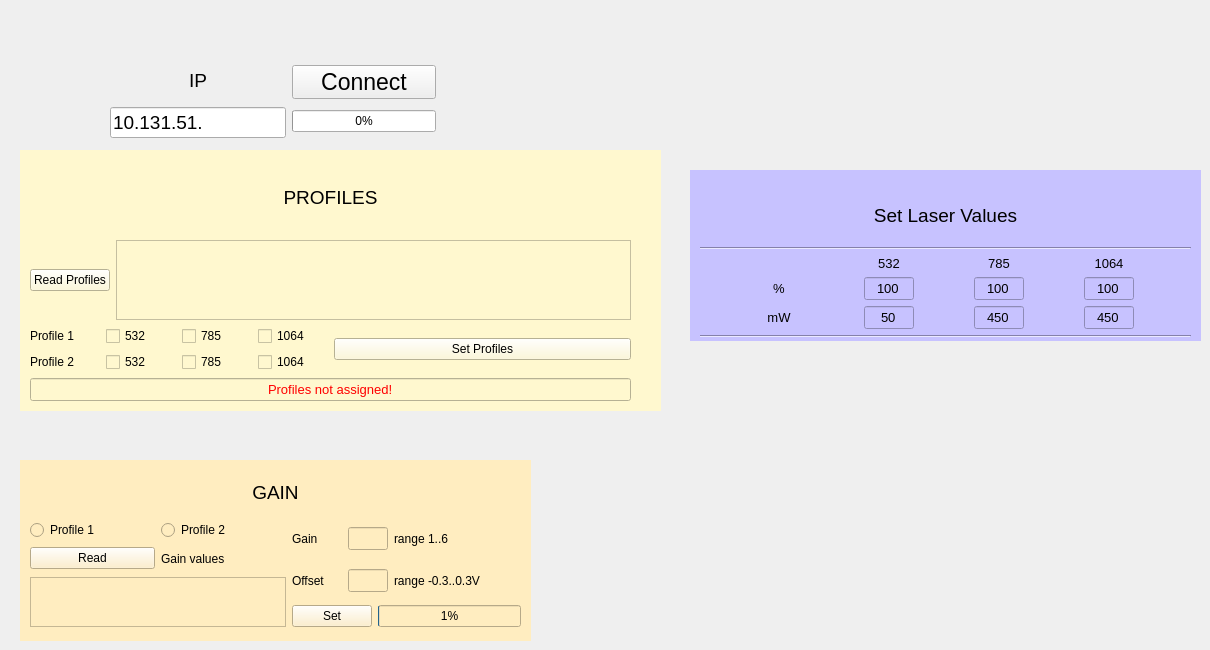
      <widget class="QWidget" name="tab_1">
       <attribute name="title">
        <string>Settings</string>
       </attribute>
       <widget class="QWidget" name="horizontalLayoutWidget_2">
        <property name="geometry">
         <rect>
          <x>20</x>
          <y>460</y>
          <width>511</width>
          <height>181</height>
         </rect>
        </property>
        <layout class="QHBoxLayout" name="horizontalLayout_50">
         <item>
          <widget class="QWidget" name="widget" native="true">
           <property name="styleSheet">
            <string notr="true">background-color: rgb(255, 237, 192);</string>
           </property>
           <widget class="QWidget" name="layoutWidget">
            <property name="geometry">
             <rect>
              <x>10</x>
              <y>10</y>
              <width>491</width>
              <height>157</height>
             </rect>
            </property>
            <layout class="QVBoxLayout" name="verticalLayout_4">
             <item>
              <widget class="QLabel" name="label_27">
               <property name="font">
                <font>
                 <pointsize>14</pointsize>
                </font>
               </property>
               <property name="text">
                <string>GAIN</string>
               </property>
               <property name="alignment">
                <set>Qt::AlignCenter</set>
               </property>
              </widget>
             </item>
             <item>
              <layout class="QHBoxLayout" name="horizontalLayout_24">
               <item>
                <layout class="QVBoxLayout" name="verticalLayout_18">
                 <item>
                  <layout class="QHBoxLayout" name="horizontalLayout_8">
                   <item>
                    <widget class="QRadioButton" name="radioButton">
                     <property name="text">
                      <string>Profile 1</string>
                     </property>
                    </widget>
                   </item>
                   <item>
                    <widget class="QRadioButton" name="radioButton_2">
                     <property name="text">
                      <string>Profile 2</string>
                     </property>
                    </widget>
                   </item>
                  </layout>
                 </item>
                 <item>
                  <layout class="QHBoxLayout" name="horizontalLayout">
                   <item>
                    <widget class="QPushButton" name="pushButton_4">
                     <property name="text">
                      <string>Read</string>
                     </property>
                    </widget>
                   </item>
                   <item>
                    <widget class="QLabel" name="label_5">
                     <property name="maximumSize">
                      <size>
                       <width>16777215</width>
                       <height>25</height>
                      </size>
                     </property>
                     <property name="text">
                      <string>Gain values</string>
                     </property>
                    </widget>
                   </item>
                  </layout>
                 </item>
                 <item>
                  <widget class="QTextBrowser" name="textBrowser_3">
                   <property name="maximumSize">
                    <size>
                     <width>16777215</width>
                     <height>50</height>
                    </size>
                   </property>
                   <property name="font">
                    <font>
                     <pointsize>10</pointsize>
                    </font>
                   </property>
                  </widget>
                 </item>
                </layout>
               </item>
               <item>
                <layout class="QVBoxLayout" name="verticalLayout_10">
                 <item>
                  <layout class="QHBoxLayout" name="horizontalLayout_11">
                   <item>
                    <widget class="QLabel" name="label_6">
                     <property name="minimumSize">
                      <size>
                       <width>50</width>
                       <height>0</height>
                      </size>
                     </property>
                     <property name="maximumSize">
                      <size>
                       <width>50</width>
                       <height>16777215</height>
                      </size>
                     </property>
                     <property name="text">
                      <string>Gain</string>
                     </property>
                    </widget>
                   </item>
                   <item>
                    <widget class="QLineEdit" name="lineEdit_6">
                     <property name="maximumSize">
                      <size>
                       <width>40</width>
                       <height>16777215</height>
                      </size>
                     </property>
                     <property name="font">
                      <font>
                       <pointsize>10</pointsize>
                      </font>
                     </property>
                     <property name="text">
                      <string/>
                     </property>
                    </widget>
                   </item>
                   <item>
                    <widget class="QLabel" name="label_9">
                     <property name="text">
                      <string>range 1..6</string>
                     </property>
                    </widget>
                   </item>
                   <item>
                    <spacer name="horizontalSpacer_3">
                     <property name="orientation">
                      <enum>Qt::Horizontal</enum>
                     </property>
                     <property name="sizeHint" stdset="0">
                      <size>
                       <width>40</width>
                       <height>20</height>
                      </size>
                     </property>
                    </spacer>
                   </item>
                  </layout>
                 </item>
                 <item>
                  <layout class="QHBoxLayout" name="horizontalLayout_12">
                   <item>
                    <widget class="QLabel" name="label_7">
                     <property name="minimumSize">
                      <size>
                       <width>50</width>
                       <height>0</height>
                      </size>
                     </property>
                     <property name="maximumSize">
                      <size>
                       <width>50</width>
                       <height>16777215</height>
                      </size>
                     </property>
                     <property name="text">
                      <string>Offset</string>
                     </property>
                    </widget>
                   </item>
                   <item>
                    <widget class="QLineEdit" name="lineEdit_5">
                     <property name="maximumSize">
                      <size>
                       <width>40</width>
                       <height>16777215</height>
                      </size>
                     </property>
                     <property name="font">
                      <font>
                       <pointsize>10</pointsize>
                      </font>
                     </property>
                     <property name="text">
                      <string/>
                     </property>
                    </widget>
                   </item>
                   <item>
                    <widget class="QLabel" name="label_8">
                     <property name="text">
                      <string>range -0.3..0.3V</string>
                     </property>
                    </widget>
                   </item>
                   <item>
                    <spacer name="horizontalSpacer_4">
                     <property name="orientation">
                      <enum>Qt::Horizontal</enum>
                     </property>
                     <property name="sizeHint" stdset="0">
                      <size>
                       <width>40</width>
                       <height>20</height>
                      </size>
                     </property>
                    </spacer>
                   </item>
                  </layout>
                 </item>
                 <item>
                  <layout class="QHBoxLayout" name="horizontalLayout_16">
                   <item>
                    <widget class="QPushButton" name="pushButton_3">
                     <property name="text">
                      <string>Set</string>
                     </property>
                    </widget>
                   </item>
                   <item>
                    <widget class="QProgressBar" name="progressBar_3">
                     <property name="value">
                      <number>1</number>
                     </property>
                    </widget>
                   </item>
                  </layout>
                 </item>
                </layout>
               </item>
              </layout>
             </item>
            </layout>
           </widget>
          </widget>
         </item>
        </layout>
       </widget>
       <widget class="QWidget" name="horizontalLayoutWidget_4">
        <property name="geometry">
         <rect>
          <x>20</x>
          <y>150</y>
          <width>641</width>
          <height>261</height>
         </rect>
        </property>
        <layout class="QHBoxLayout" name="horizontalLayout_6">
         <item>
          <widget class="QWidget" name="widget_2" native="true">
           <property name="styleSheet">
            <string notr="true">background-color: rgb(255, 248, 207);</string>
           </property>
           <widget class="QWidget" name="layoutWidget">
            <property name="geometry">
             <rect>
              <x>10</x>
              <y>10</y>
              <width>601</width>
              <height>241</height>
             </rect>
            </property>
            <layout class="QVBoxLayout" name="verticalLayout_3">
             <item>
              <widget class="QLabel" name="label_25">
               <property name="font">
                <font>
                 <pointsize>14</pointsize>
                </font>
               </property>
               <property name="text">
                <string>PROFILES</string>
               </property>
               <property name="alignment">
                <set>Qt::AlignCenter</set>
               </property>
              </widget>
             </item>
             <item>
              <layout class="QHBoxLayout" name="horizontalLayout_9">
               <item>
                <widget class="QPushButton" name="pushButton">
                 <property name="text">
                  <string>Read Profiles</string>
                 </property>
                </widget>
               </item>
               <item>
                <widget class="QTextBrowser" name="textBrowser">
                 <property name="maximumSize">
                  <size>
                   <width>16777215</width>
                   <height>80</height>
                  </size>
                 </property>
                 <property name="font">
                  <font>
                   <pointsize>10</pointsize>
                  </font>
                 </property>
                </widget>
               </item>
              </layout>
             </item>
             <item>
              <layout class="QHBoxLayout" name="horizontalLayout_14">
               <item>
                <layout class="QGridLayout" name="gridLayout">
                 <item row="0" column="0">
                  <widget class="QLabel" name="label_26">
                   <property name="text">
                    <string>Profile 1</string>
                   </property>
                  </widget>
                 </item>
                 <item row="0" column="1">
                  <widget class="QCheckBox" name="checkBox_7">
                   <property name="text">
                    <string>532</string>
                   </property>
                  </widget>
                 </item>
                 <item row="0" column="2">
                  <widget class="QCheckBox" name="checkBox_9">
                   <property name="text">
                    <string>785</string>
                   </property>
                  </widget>
                 </item>
                 <item row="0" column="3">
                  <widget class="QCheckBox" name="checkBox_11">
                   <property name="text">
                    <string>1064</string>
                   </property>
                  </widget>
                 </item>
                 <item row="1" column="0">
                  <widget class="QLabel" name="label_28">
                   <property name="text">
                    <string>Profile 2</string>
                   </property>
                  </widget>
                 </item>
                 <item row="1" column="1">
                  <widget class="QCheckBox" name="checkBox_8">
                   <property name="text">
                    <string>532</string>
                   </property>
                  </widget>
                 </item>
                 <item row="1" column="2">
                  <widget class="QCheckBox" name="checkBox_10">
                   <property name="text">
                    <string>785</string>
                   </property>
                  </widget>
                 </item>
                 <item row="1" column="3">
                  <widget class="QCheckBox" name="checkBox_12">
                   <property name="text">
                    <string>1064</string>
                   </property>
                  </widget>
                 </item>
                </layout>
               </item>
               <item>
                <widget class="QPushButton" name="pushButton_2">
                 <property name="text">
                  <string>Set Profiles</string>
                 </property>
                </widget>
               </item>
              </layout>
             </item>
             <item>
              <widget class="QLineEdit" name="lineEdit_21">
               <property name="font">
                <font>
                 <pointsize>10</pointsize>
                </font>
               </property>
               <property name="styleSheet">
                <string notr="true">color: rgb(255, 0, 0);
</string>
               </property>
               <property name="text">
                <string>Profiles not assigned!</string>
               </property>
               <property name="alignment">
                <set>Qt::AlignCenter</set>
               </property>
              </widget>
             </item>
            </layout>
           </widget>
          </widget>
         </item>
        </layout>
       </widget>
       <widget class="QWidget" name="layoutWidget">
        <property name="geometry">
         <rect>
          <x>110</x>
          <y>60</y>
          <width>326</width>
          <height>78</height>
         </rect>
        </property>
        <layout class="QHBoxLayout" name="horizontalLayout_17">
         <item>
          <layout class="QVBoxLayout" name="verticalLayout_2">
           <item>
            <widget class="QLabel" name="label_16">
             <property name="font">
              <font>
               <pointsize>14</pointsize>
              </font>
             </property>
             <property name="text">
              <string>IP</string>
             </property>
             <property name="alignment">
              <set>Qt::AlignCenter</set>
             </property>
            </widget>
           </item>
           <item>
            <widget class="QLineEdit" name="lineEdit_14">
             <property name="font">
              <font>
               <pointsize>14</pointsize>
              </font>
             </property>
             <property name="text">
              <string>10.131.51.</string>
             </property>
            </widget>
           </item>
          </layout>
         </item>
         <item>
          <layout class="QVBoxLayout" name="verticalLayout_6">
           <item>
            <widget class="QPushButton" name="pushButton_9">
             <property name="font">
              <font>
               <pointsize>17</pointsize>
              </font>
             </property>
             <property name="text">
              <string>Connect</string>
             </property>
            </widget>
           </item>
           <item>
            <widget class="QProgressBar" name="progressBar_1">
             <property name="value">
              <number>0</number>
             </property>
            </widget>
           </item>
          </layout>
         </item>
        </layout>
       </widget>
       <widget class="QWidget" name="horizontalLayoutWidget_7">
        <property name="geometry">
         <rect>
          <x>690</x>
          <y>170</y>
          <width>511</width>
          <height>171</height>
         </rect>
        </property>
        <layout class="QHBoxLayout" name="horizontalLayout_31">
         <item>
          <widget class="QWidget" name="widget_3" native="true">
           <property name="styleSheet">
            <string notr="true">background-color: rgb(199, 194, 255);</string>
           </property>
           <widget class="QWidget" name="layoutWidget">
            <property name="geometry">
             <rect>
              <x>10</x>
              <y>20</y>
              <width>491</width>
              <height>148</height>
             </rect>
            </property>
            <layout class="QVBoxLayout" name="verticalLayout_19">
             <item>
              <widget class="QLabel" name="label_18">
               <property name="font">
                <font>
                 <pointsize>14</pointsize>
                </font>
               </property>
               <property name="text">
                <string>Set Laser Values</string>
               </property>
               <property name="alignment">
                <set>Qt::AlignCenter</set>
               </property>
              </widget>
             </item>
             <item>
              <widget class="Line" name="line_25">
               <property name="orientation">
                <enum>Qt::Horizontal</enum>
               </property>
              </widget>
             </item>
             <item>
              <layout class="QGridLayout" name="gridLayout_2">
               <item row="0" column="1">
                <widget class="QLabel" name="label_19">
                 <property name="maximumSize">
                  <size>
                   <width>50</width>
                   <height>16777215</height>
                  </size>
                 </property>
                 <property name="font">
                  <font>
                   <pointsize>10</pointsize>
                  </font>
                 </property>
                 <property name="text">
                  <string>532</string>
                 </property>
                 <property name="alignment">
                  <set>Qt::AlignCenter</set>
                 </property>
                </widget>
               </item>
               <item row="0" column="2">
                <widget class="QLabel" name="label_24">
                 <property name="maximumSize">
                  <size>
                   <width>50</width>
                   <height>16777215</height>
                  </size>
                 </property>
                 <property name="font">
                  <font>
                   <pointsize>10</pointsize>
                  </font>
                 </property>
                 <property name="text">
                  <string>785</string>
                 </property>
                 <property name="alignment">
                  <set>Qt::AlignCenter</set>
                 </property>
                </widget>
               </item>
               <item row="0" column="3">
                <widget class="QLabel" name="label_31">
                 <property name="maximumSize">
                  <size>
                   <width>50</width>
                   <height>16777215</height>
                  </size>
                 </property>
                 <property name="font">
                  <font>
                   <pointsize>10</pointsize>
                  </font>
                 </property>
                 <property name="text">
                  <string>1064</string>
                 </property>
                 <property name="alignment">
                  <set>Qt::AlignCenter</set>
                 </property>
                </widget>
               </item>
               <item row="1" column="0">
                <widget class="QLabel" name="label_29">
                 <property name="maximumSize">
                  <size>
                   <width>50</width>
                   <height>16777215</height>
                  </size>
                 </property>
                 <property name="font">
                  <font>
                   <pointsize>10</pointsize>
                  </font>
                 </property>
                 <property name="text">
                  <string>%</string>
                 </property>
                 <property name="alignment">
                  <set>Qt::AlignCenter</set>
                 </property>
                </widget>
               </item>
               <item row="1" column="1">
                <widget class="QLineEdit" name="lineEdit_20">
                 <property name="maximumSize">
                  <size>
                   <width>50</width>
                   <height>16777215</height>
                  </size>
                 </property>
                 <property name="font">
                  <font>
                   <pointsize>10</pointsize>
                  </font>
                 </property>
                 <property name="text">
                  <string>100</string>
                 </property>
                 <property name="alignment">
                  <set>Qt::AlignCenter</set>
                 </property>
                </widget>
               </item>
               <item row="1" column="2">
                <widget class="QLineEdit" name="lineEdit_28">
                 <property name="maximumSize">
                  <size>
                   <width>50</width>
                   <height>16777215</height>
                  </size>
                 </property>
                 <property name="font">
                  <font>
                   <pointsize>10</pointsize>
                  </font>
                 </property>
                 <property name="text">
                  <string>100</string>
                 </property>
                 <property name="alignment">
                  <set>Qt::AlignCenter</set>
                 </property>
                </widget>
               </item>
               <item row="1" column="3">
                <widget class="QLineEdit" name="lineEdit_36">
                 <property name="maximumSize">
                  <size>
                   <width>50</width>
                   <height>16777215</height>
                  </size>
                 </property>
                 <property name="font">
                  <font>
                   <pointsize>10</pointsize>
                  </font>
                 </property>
                 <property name="text">
                  <string>100</string>
                 </property>
                 <property name="alignment">
                  <set>Qt::AlignCenter</set>
                 </property>
                </widget>
               </item>
               <item row="2" column="0">
                <widget class="QLabel" name="label_30">
                 <property name="maximumSize">
                  <size>
                   <width>50</width>
                   <height>16777215</height>
                  </size>
                 </property>
                 <property name="font">
                  <font>
                   <pointsize>10</pointsize>
                  </font>
                 </property>
                 <property name="text">
                  <string>mW</string>
                 </property>
                 <property name="alignment">
                  <set>Qt::AlignCenter</set>
                 </property>
                </widget>
               </item>
               <item row="2" column="1">
                <widget class="QLineEdit" name="lineEdit_25">
                 <property name="maximumSize">
                  <size>
                   <width>50</width>
                   <height>16777215</height>
                  </size>
                 </property>
                 <property name="font">
                  <font>
                   <pointsize>10</pointsize>
                  </font>
                 </property>
                 <property name="text">
                  <string>50</string>
                 </property>
                 <property name="alignment">
                  <set>Qt::AlignCenter</set>
                 </property>
                </widget>
               </item>
               <item row="2" column="2">
                <widget class="QLineEdit" name="lineEdit_33">
                 <property name="maximumSize">
                  <size>
                   <width>50</width>
                   <height>16777215</height>
                  </size>
                 </property>
                 <property name="font">
                  <font>
                   <pointsize>10</pointsize>
                  </font>
                 </property>
                 <property name="text">
                  <string>450</string>
                 </property>
                 <property name="alignment">
                  <set>Qt::AlignCenter</set>
                 </property>
                </widget>
               </item>
               <item row="2" column="3">
                <widget class="QLineEdit" name="lineEdit_37">
                 <property name="maximumSize">
                  <size>
                   <width>50</width>
                   <height>16777215</height>
                  </size>
                 </property>
                 <property name="font">
                  <font>
                   <pointsize>10</pointsize>
                  </font>
                 </property>
                 <property name="text">
                  <string>450</string>
                 </property>
                 <property name="alignment">
                  <set>Qt::AlignCenter</set>
                 </property>
                </widget>
               </item>
              </layout>
             </item>
             <item>
              <widget class="Line" name="line_26">
               <property name="orientation">
                <enum>Qt::Horizontal</enum>
               </property>
              </widget>
             </item>
            </layout>
           </widget>
          </widget>
         </item>
        </layout>
       </widget>
      </widget>
